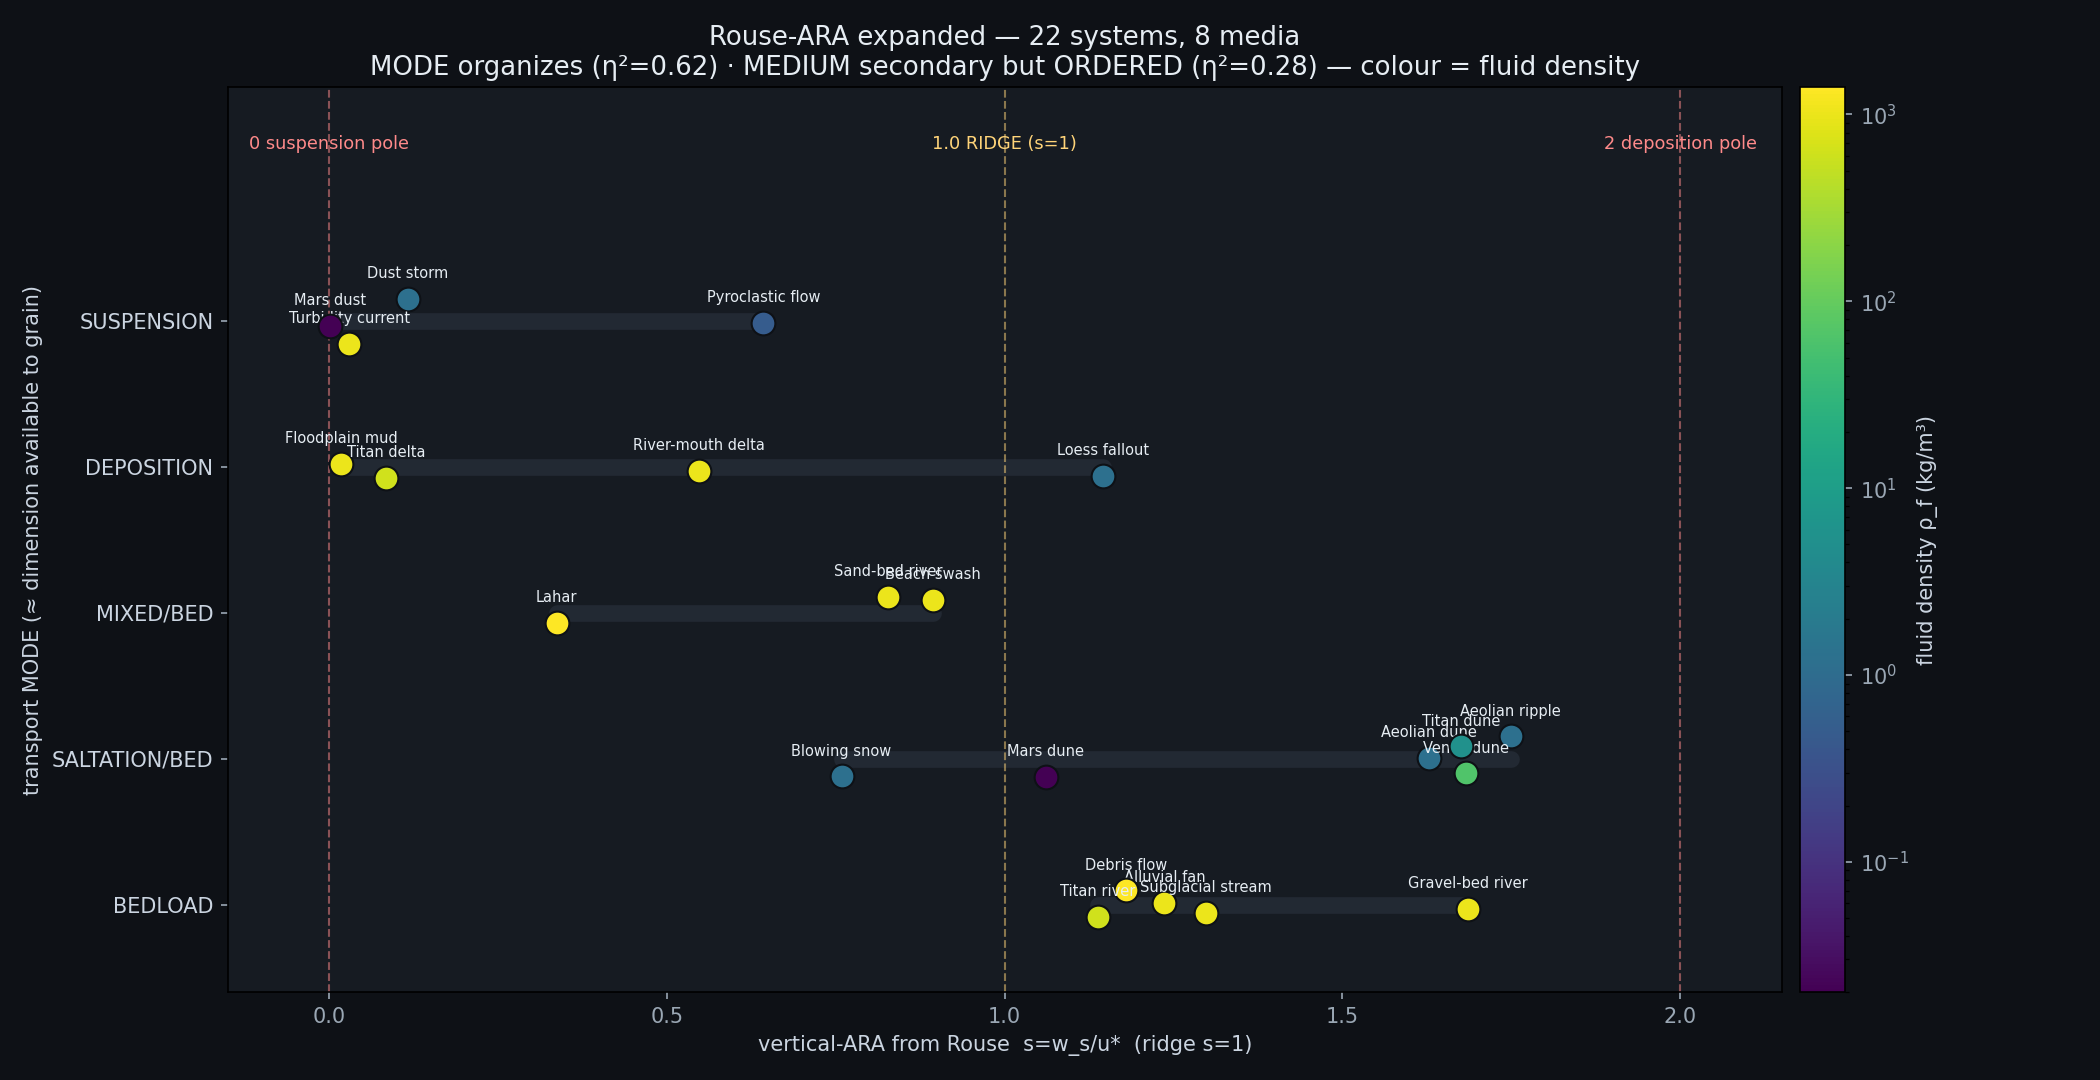

Write Python code to recreate this figure.
"""
ROUSE-ARA pushed harder: more systems, more media (Mars->Earth air->Titan air->Venus->Titan liquid
->water->debris slurry), and EXTRACT THE MEDIUM WAVE.
Prediction (Dylan): mode still organizes ARA; medium is a secondary ORDERED line (a wave), not noise —
media converge at the bedload end and fan out toward suspension, each medium tracing its own curve.

REPLICABLE: Ferguson&Church(2004) settling; every fluid/grain value cited; deterministic.
SOURCES (new):
[T] Titan liquid CH4/C2H6/N2: rho=615 kg/m3, mu=547.8 uPa.s (nu=8.9e-7), Ts=94K, g=1.35;
    grains water-ice/organics rho~950. sciencedirect S0032063397001256 ; en.wikipedia Geology_of_Titan.
    Titan atmosphere (N2,1.5bar,94K): rho~5.3, nu~1.1e-6.
[V] Venus surface atmosphere (92 bar CO2, 740K): rho~65 kg/m3, nu~5.4e-7, g=8.87; grain basalt ~2900;
    threshold u*t ~0.025 m/s (~10x lower than Earth); microdunes at surface wind 0.6-1.5 m/s.
    sciencedirect S001910352200269X ; S0019103585711074 (Magellan) ; arxiv 1201.4353.
[P] Pyroclastic density current: hot particle-laden gas ~ rho 0.5, nu 5e-5 (approx), ash grains 2650.
[D] Debris flow / lahar: hyperconcentrated slurry rho~1400, nu~1e-4 (mud), clasts 2650.
(earth air/water, mars, aeolian, fluvial sources as in rouse_ara_test.py)
"""
import numpy as np, matplotlib
matplotlib.use("Agg"); import matplotlib.pyplot as plt
import matplotlib.cm as cm, matplotlib.colors as mcolors
np.random.seed(0)
kappa=0.41; C1=18.0; C2=1.0

# media: rho_f, nu, g   (grain density is per-system)
MED={
 "Mars air":   dict(rho=0.020, nu=5.5e-4, g=3.71),
 "Earth air":  dict(rho=1.20,  nu=1.5e-5, g=9.81),
 "Titan air":  dict(rho=5.3,   nu=1.1e-6, g=1.35),
 "Venus air":  dict(rho=65.0,  nu=5.4e-7, g=8.87),
 "Titan liquid":dict(rho=615., nu=8.9e-7, g=1.35),
 "Water":      dict(rho=1000., nu=1.0e-6, g=9.81),
 "Debris slurry":dict(rho=1400.,nu=1.0e-4, g=9.81),
 "Pyroclastic":dict(rho=0.5,   nu=5.0e-5, g=9.81),
}
def settling(D, m, rhos):
    R=rhos/m["rho"]-1.0
    if R<=0: return np.nan
    return R*m["g"]*D**2/(C1*m["nu"]+np.sqrt(0.75*C2*R*m["g"]*D**3))
def ARA(s,W): return 1+np.tanh(np.log(s)/W)

# name, medium, D(m), rho_s, u*(m/s), mode
SYS=[
 ("Aeolian dune","Earth air",0.25e-3,2650,0.40,"saltation/bed"),
 ("Aeolian ripple","Earth air",0.30e-3,2650,0.30,"saltation/bed"),
 ("Blowing snow","Earth air",0.20e-3,250,0.35,"saltation/bed"),
 ("Dust storm","Earth air",0.020e-3,2650,0.50,"suspension"),
 ("Loess fallout","Earth air",0.030e-3,2650,0.05,"deposition"),
 ("Gravel-bed river","Water",30e-3,2650,0.15,"bedload"),
 ("Sand-bed river","Water",0.40e-3,2650,0.08,"mixed/bed"),
 ("River-mouth delta","Water",0.10e-3,2650,0.02,"deposition"),
 ("Floodplain mud","Water",0.010e-3,2650,0.01,"deposition"),
 ("Turbidity current","Water",0.10e-3,2650,0.50,"suspension"),
 ("Beach swash","Water",0.30e-3,2650,0.05,"mixed/bed"),
 ("Alluvial fan","Water",5.0e-3,2650,0.20,"bedload"),
 ("Subglacial stream","Water",10e-3,2650,0.25,"bedload"),
 ("Debris flow","Debris slurry",50e-3,2650,0.50,"bedload"),
 ("Lahar","Debris slurry",5.0e-3,2650,0.40,"mixed/bed"),
 ("Pyroclastic flow","Pyroclastic",0.10e-3,2650,1.00,"suspension"),
 ("Mars dune","Mars air",0.15e-3,3000,1.00,"saltation/bed"),
 ("Mars dust","Mars air",0.003e-3,3000,1.00,"suspension"),
 ("Venus dune","Venus air",0.15e-3,2900,0.04,"saltation/bed"),
 ("Titan river","Titan liquid",5.0e-3,950,0.05,"bedload"),
 ("Titan dune","Titan air",0.25e-3,950,0.04,"saltation/bed"),
 ("Titan delta","Titan liquid",0.10e-3,950,0.01,"deposition"),
]
rows=[]
for nm,mn,D,rs,us,mode in SYS:
    ws=settling(D,MED[mn],rs); s=ws/us; rows.append(dict(nm=nm,med=mn,D=D,s=s,ara=ARA(s,2.0),mode=mode,rho=MED[mn]["rho"]))

# ---------- eta^2 mode vs medium ----------
logs=np.array([np.log10(r["s"]) for r in rows])
def eta2(keys):
    grand=logs.mean(); ss=((logs-grand)**2).sum(); b=0.0
    for k in set(keys):
        gi=logs[[i for i,kk in enumerate(keys) if kk==k]]; b+=len(gi)*(gi.mean()-grand)**2
    return b/ss
modes=[r["mode"] for r in rows]; meds=[r["med"] for r in rows]
print(f"n={len(rows)} systems, {len(set(meds))} media, {len(set(modes))} modes")
print(f"eta^2 MODE   = {eta2(modes):.2f}")
print(f"eta^2 MEDIUM = {eta2(meds):.2f}")

# medium ordering (the wave): mean log10 s per medium vs fluid density
print("\nMEDIUM WAVE (mean log10 s per medium, ordered by fluid density):")
mm={}
for r in rows: mm.setdefault(r["med"],[]).append(np.log10(r["s"]))
for md in sorted(mm,key=lambda k:MED[k]["rho"]):
    print(f"  rho={MED[md]['rho']:7.1f}  {md:13s} mean log10 s = {np.mean(mm[md]):+.2f}  (n={len(mm[md])})")

# ================= FIGURE 1: expanded collapse, colour = fluid density =================
fig,ax=plt.subplots(figsize=(14,7.2),facecolor="#0e1116"); ax.set_facecolor("#161b22")
ax.tick_params(colors="#9aa7b4"); ax.grid(False)
mode_order=["bedload","saltation/bed","mixed/bed","deposition","suspension"]
yof={m:i for i,m in enumerate(mode_order)}
norm=mcolors.LogNorm(vmin=0.02,vmax=1400); cmap=cm.viridis
for xv,lab,c in [(0.0,"0 suspension pole","#ff8a8a"),(1.0,"1.0 RIDGE (s=1)","#ffd479"),(2.0,"2 deposition pole","#ff8a8a")]:
    ax.axvline(xv,color=c,lw=1.0,ls="--",alpha=0.5); ax.text(xv,5.15,lab,color=c,fontsize=8.5,ha="center",va="bottom")
rj=np.random.default_rng(1)
for r in rows:
    y=yof[r["mode"]]+rj.uniform(-0.17,0.17)
    ax.scatter(r["ara"],y,s=130,c=[cmap(norm(r["rho"]))],edgecolors="#0e1116",lw=1,zorder=3)
    ax.annotate(r["nm"],(r["ara"],y),textcoords="offset points",xytext=(0,10),fontsize=7,color="#e6edf3",ha="center")
for mo,yi in yof.items():
    xs=[r["ara"] for r in rows if r["mode"]==mo]
    if xs: ax.plot([min(xs),max(xs)],[yi,yi],color="#3a4453",lw=8,alpha=0.35,zorder=1,solid_capstyle="round")
ax.set_yticks(range(len(mode_order))); ax.set_yticklabels([m.upper() for m in mode_order],color="#cbd5e1",fontsize=10)
ax.set_ylabel("transport MODE (≈ dimension available to grain)",color="#cbd5e1")
ax.set_xlabel("vertical-ARA from Rouse  s=w_s/u*  (ridge s=1)",color="#cbd5e1")
ax.set_xlim(-0.15,2.15); ax.set_ylim(-0.6,5.6)
ax.set_title(f"Rouse-ARA expanded — {len(rows)} systems, {len(set(meds))} media\n"
             f"MODE organizes (η²={eta2(modes):.2f}) · MEDIUM secondary but ORDERED (η²={eta2(meds):.2f}) — colour = fluid density",
             color="#e6edf3",fontsize=12.5)
sm=cm.ScalarMappable(norm=norm,cmap=cmap); sm.set_array([])
cb=fig.colorbar(sm,ax=ax,pad=0.01); cb.set_label("fluid density ρ_f (kg/m³)",color="#cbd5e1"); cb.ax.yaxis.set_tick_params(color="#9aa7b4")
plt.setp(plt.getp(cb.ax.axes,'yticklabels'),color="#9aa7b4")
out1="/sessions/inspiring-wizardly-hypatia/mnt/SystemFormulaFolder/GIT/ARA-GIT/analysis/vertical_rocks/rouse_ara_expanded.png"
plt.tight_layout(); plt.savefig(out1,dpi=150,facecolor="#0e1116"); print("saved",out1)

# ================= FIGURE 2: THE MEDIUM WAVE — ARA vs grain size, one curve per medium =================
# fixed transport stage: u* = 1.5 * fluid threshold u*t ; u*t = 0.1*sqrt(R g D) (Bagnold, sand+; fine end ignores cohesion)
fig2,ax2=plt.subplots(figsize=(13,7),facecolor="#0e1116"); ax2.set_facecolor("#161b22")
ax2.tick_params(colors="#9aa7b4"); ax2.grid(False)
Dgrid=np.logspace(np.log10(2e-6),np.log10(0.1),400)  # 2 um -> 10 cm
order_media=["Mars air","Earth air","Titan air","Venus air","Titan liquid","Water","Debris slurry"]
palette=cm.plasma(np.linspace(0.05,0.9,len(order_media)))
rhos_ref=2650.0
for md,cimg in zip(order_media,palette):
    m=MED[md]; R=rhos_ref/m["rho"]-1.0
    if R<=0: continue
    ustar=1.5*0.1*np.sqrt(R*m["g"]*Dgrid)
    ws=np.array([settling(D,m,rhos_ref) for D in Dgrid])
    s=ws/ustar; a=ARA(s,2.0)
    ax2.plot(Dgrid*1e3,a,color=cimg,lw=2.2,label=f"{md} (ρ={m['rho']:g})")
ax2.axhline(1.0,color="#ffd479",lw=1,ls="--",alpha=0.6); ax2.text(0.0025,1.02,"ridge s=1",color="#ffd479",fontsize=8)
ax2.axhline(2.0,color="#ff8a8a",lw=1,ls="--",alpha=0.4); ax2.axhline(0.0,color="#ff8a8a",lw=1,ls="--",alpha=0.4)
ax2.text(0.003,1.9,"deposition pole",color="#ff8a8a",fontsize=8); ax2.text(0.003,0.06,"suspension pole",color="#ff8a8a",fontsize=8)
ax2.set_xscale("log"); ax2.set_xlabel("grain size D (mm)  —  fixed transport stage u*=1.5×threshold, reference grain ρ_s=2650",color="#cbd5e1")
ax2.set_ylabel("vertical-ARA",color="#cbd5e1"); ax2.set_ylim(-0.05,2.05)
ax2.set_title("THE MEDIUM WAVE — each medium traces its own curve\nconverge at the bedload/deposition end, FAN OUT toward suspension (fine grains) — ordered by fluid density",
              color="#e6edf3",fontsize=12.5)
ax2.legend(facecolor="#161b22",labelcolor="#cbd5e1",fontsize=9,loc="center left")
out2="/sessions/inspiring-wizardly-hypatia/mnt/SystemFormulaFolder/GIT/ARA-GIT/analysis/vertical_rocks/rouse_ara_medium_wave.png"
plt.tight_layout(); plt.savefig(out2,dpi=150,facecolor="#0e1116"); print("saved",out2)
